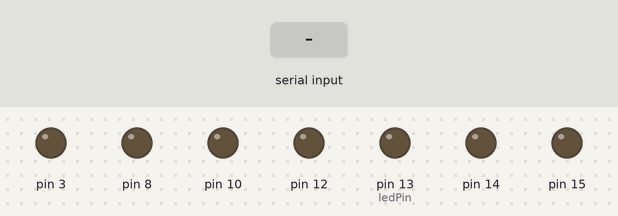
Recording of a sketch running on a simulated Arduino Uno, built with avr-gcc and run on an emulated ATmega328P. Parts: output pins drawn as LEDs (lit = HIGH). Inputs (shaded band) come from the test bench. What the sketch prints to the serial monitor is not drawn.

Above: at 1.2 s.
1.3 s: "3" received over Serial
At 2.3 s:
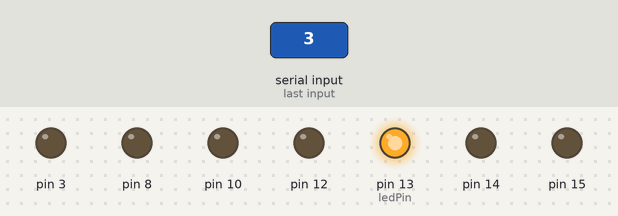
4.3 s: "2" received over the second serial link
At 5.7 s:
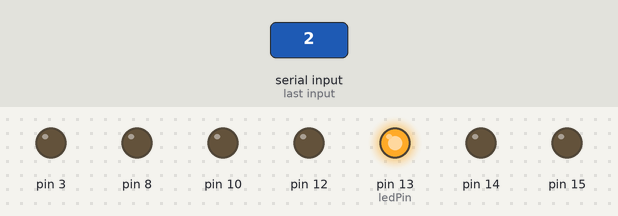
6.8 s: "1" received over Serial
At 9.2 s:
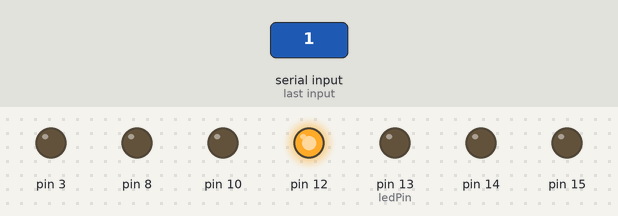
9.8 s: "0" received over the second serial link
At 12.0 s:
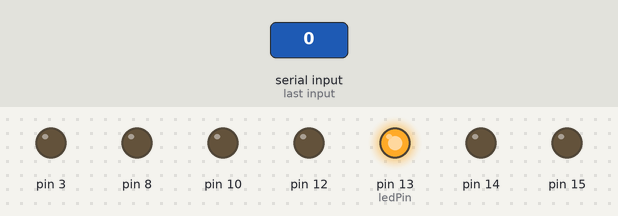
12.3 s: "2" received over Serial
At 14.6 s:
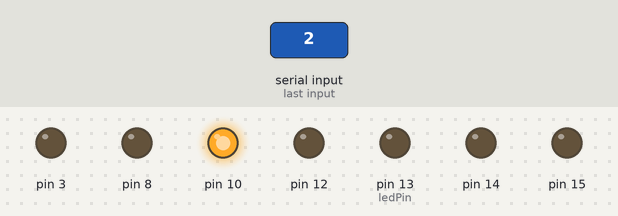
Timing chart, 0 to 17.8 s (numbered marks = the images above; inputs shaded):
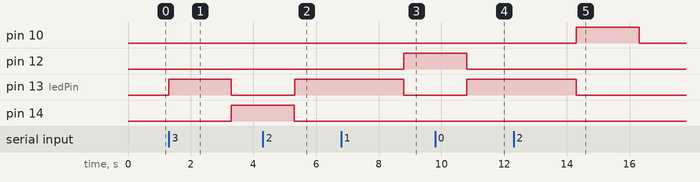

Measured:
- after the input at 1.3 s, pin 13 (ledPin): LOW → HIGH at once, → LOW 2.0 s later; pin 14: LOW → HIGH after 2.0 s
- after the input at 4.3 s, pin 13 (ledPin): LOW → HIGH after 1.0 s
- after the input at 6.8 s, pin 12: LOW → HIGH after 2.0 s; pin 13 (ledPin): HIGH → LOW after 2.0 s
- after the input at 9.8 s, pin 13 (ledPin): LOW → HIGH after 1.0 s
- after the input at 12.3 s, pin 10: LOW → HIGH after 2.0 s, → LOW 2.0 s later; pin 13 (ledPin): HIGH → LOW after 2.0 s

The sketch:

bluetooth.ino
```cpp
/*center = 8, right = 3, left = a1*/
#include <SoftwareSerial.h>

int bluetoothTx = 0;  // TX-O pin of bluetooth mate, Arduino D2
int bluetoothRx = 1;  // RX-I pin of bluetooth mate, Arduino D3 //try this

SoftwareSerial bluetooth(bluetoothTx, bluetoothRx);

const int ledPin =  13;     // LED pin

void setup() {
  Serial.begin(9600); //setup serial monitor, uncomment Serial.print()'s to debug


   //Quick Test 1: Check If LED and Motor Can Turn On


//  bluetooth.begin(115200);  // The Bluetooth Mate defaults to 115200bps
//  bluetooth.print("$");  // Print three times individually
//  bluetooth.print("$");
//  bluetooth.print("$");  // Enter command mode
//  delay(100);  // Short delay, wait for the Mate to send back CMDly Change the baudrate to 9600, no parity
//  // 115200 can be too fast at times for NewSoftSerial to relay the data reliably

  bluetooth.begin(9600);  // Start bluetooth serial at 9600
  pinMode(ledPin, OUTPUT); //visual feedback
  pinMode(3,OUTPUT);
  pinMode(8,OUTPUT);
  pinMode(15,OUTPUT);


}

void loop() {
  if(bluetooth.available())  // If the bluetooth sent any characters
  {


    // Send any characters the bluetooth prints to the serial monitor
    Serial.write((char)bluetooth.read());
    bluetooth.println("U,9600,N");  // Temporari
    digitalWrite(ledPin,200);


  }
  if(Serial.available())  // If stuff was typed in the serial monitor
  {
    //0= stop,1 = straight  2 = left, 3 = right
    // Send any characters the Serial monitor prints to the bluetooth
   char m = ((char)Serial.read());
   Serial.println(m);
     digitalWrite(13,HIGH);
     delay(2000);
     digitalWrite(13,LOW);

    if(m == '3'){ //right
      analogWrite(14,255);
      delay(2000);
      analogWrite(14 ,0);
    }
    if(m=='2'){ //left
      analogWrite(10,255);
      delay(2000);
      analogWrite(10,0);

     }
    if(m=='1'){ //center, straight
      analogWrite(12,255);
      delay(2000);
      analogWrite(12,0);

     }
    if(m=='0'){ //stop
      analogWrite(10
      ,255);
      delay(2000);
      analogWrite(10,0);
      delay(1000);
      analogWrite(10,255);
      delay(2000);
      analogWrite(10,0);
     }


  }
}
```
